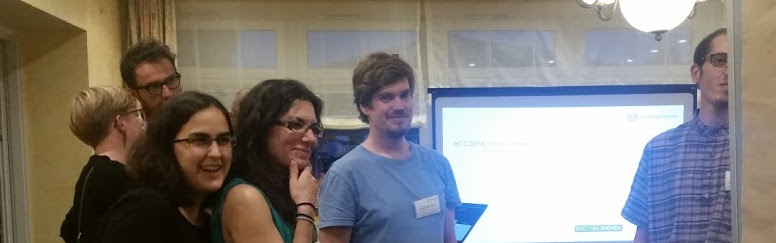
#> input picture data/faces.jpg, 776 x 243 px
$ jupyter execute 'lab2d-detecting faces and other things.ipynb'   (shell and % lines are left out)
#> lines starting #> are read from the running program, lines starting #| are printed output that depends on the picture; after the words box and inside, x2 and y2 are one past the last pixel; in counts of white or black regions, pixels touching at a corner belong together
# Detecting specific things (like faces)

One of the key things we can do with vision is detect specifics. Faces, humans...

The Viola Jones face detector is still a really well respected detector, and that's the one we'll use for our OpenCV face detection.

[This lecture is based on Hannah Dee's lecture notes: https://github.com/handee/opencv-gettingstarted]

[cell 1]
# these imports let you use opencv
import cv2 #opencv itself
#import common #some useful opencv functions
#import video # some video stuff
import numpy as np # matrix manipulations

#the following are to do with this interactive notebook code
from matplotlib import pyplot as plt # this lets you draw inline pictures in the notebooks
import pylab # this allows you to control figure size
pylab.rcParams['figure.figsize'] = (10.0, 8.0) # this controls figure size in the notebook

[cell 2]
face_image = cv2.imread('data/faces.jpg')
#> face_image is the input picture: shape (243, 776, 3); mean B, G, R 123.8, 127, 131.5
grey = cv2.cvtColor(face_image, cv2.COLOR_BGR2GRAY)
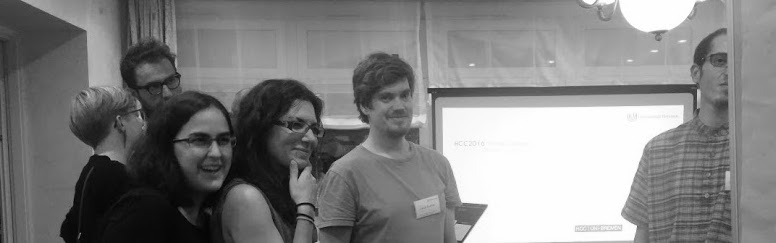
#> grey: shape (243, 776); min 3, max 255, mean 128
plt.imshow(cv2.cvtColor(face_image, cv2.COLOR_BGR2RGB))

[cell 3]
# this is a pre-trained face cascade
face_cascade = cv2.CascadeClassifier('haarcascade_frontalface_default.xml')
faces = face_cascade.detectMultiScale(grey, 1.3, 5)
#> faces = [[370, 78, 53, 53], [267, 102, 60, 60], [171, 110, 78, 78]]
for (x,y,w,h) in faces:
     cv2.rectangle(face_image,(x,y),(x+w,y+h),(255,0,0),2)
#> this loop made 3 passes
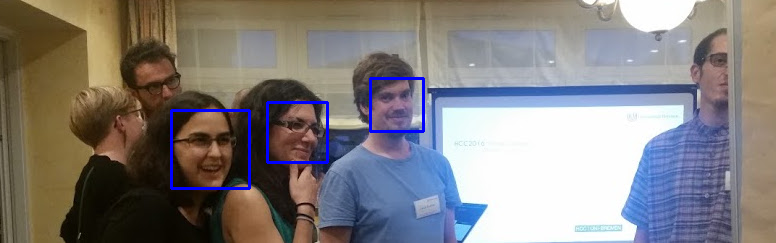
#> face_image: shape (243, 776, 3); 1.21% of pixels changed, all inside (x1, y1, x2, y2) = (170, 77, 425, 190)
plt.imshow(cv2.cvtColor(face_image, cv2.COLOR_BGR2RGB))

$ run again, with data/gorilla.jpg copied over data/faces.jpg
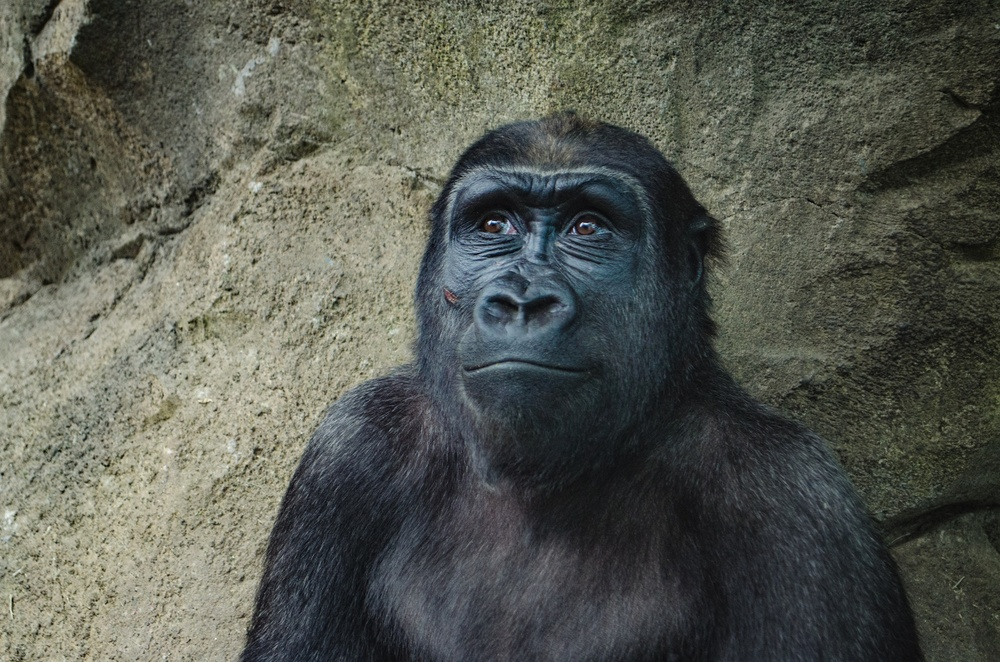
#> input picture data/gorilla.jpg, 1000 x 662 px, shrunk from 1955 x 1295 before the run
#> face_image is the input picture: shape (662, 1000, 3); mean B, G, R 80.4, 88.9, 86
#> `grey = cv2.cvtColor(face_image, cv2.COLOR_BGR2GRAY)`:
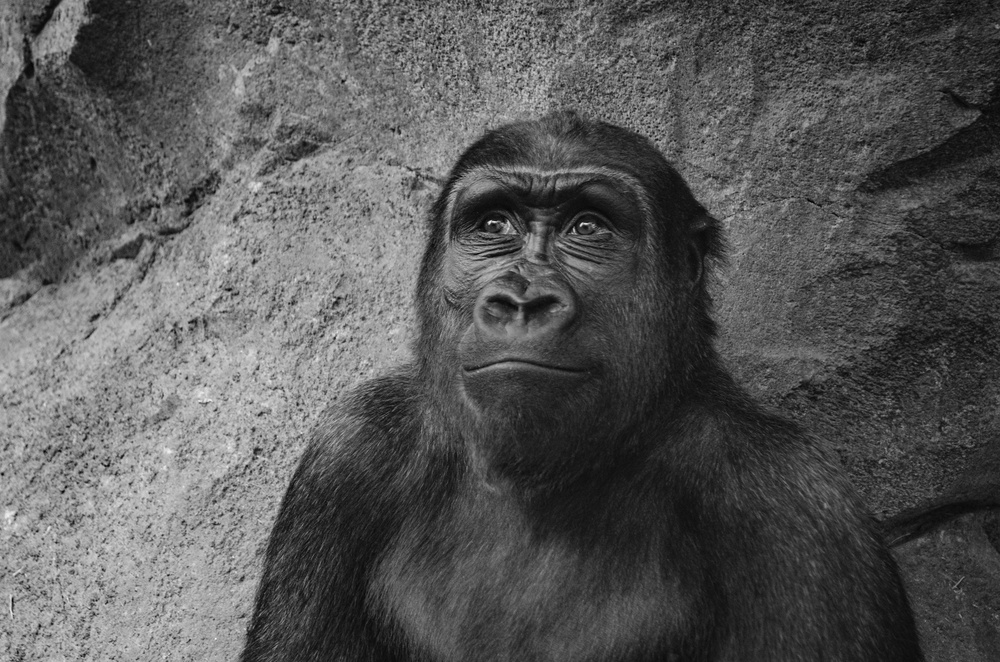
#> grey: shape (662, 1000); min 1, max 250, mean 87.1
#> faces = [[396, 249, 164, 164]]
#> the loop `for (x,y,w,h) in faces:` made 1 pass
#> after the loop `for (x,y,w,h) in faces:`:
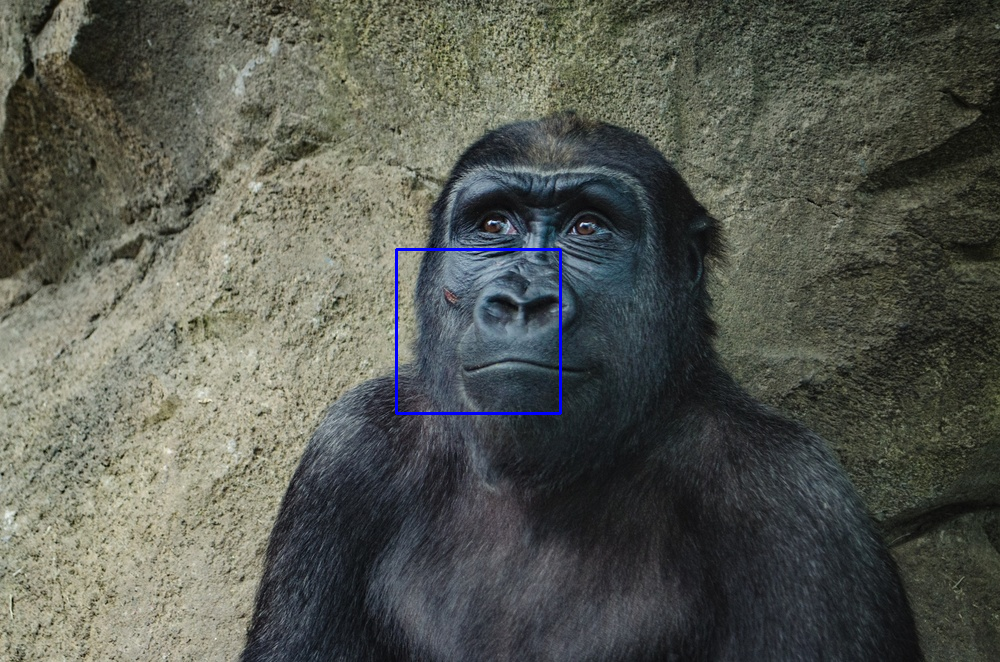
#> face_image: shape (662, 1000, 3); 0.3% of pixels changed, all inside (x1, y1, x2, y2) = (395, 248, 562, 415)

$ run again, with data/my_cat_and_tulips.jpg copied over data/faces.jpg
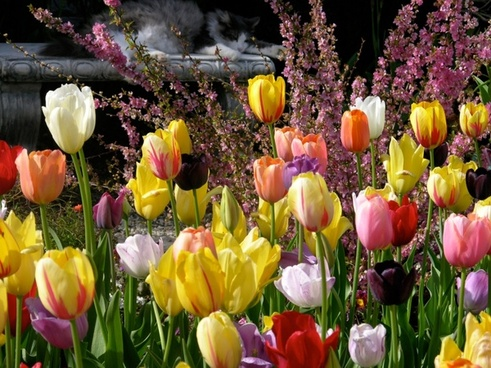
#> input picture data/my_cat_and_tulips.jpg, 491 x 368 px
#> face_image is the input picture: shape (368, 491, 3); mean B, G, R 53.3, 87.5, 111.3
#> `grey = cv2.cvtColor(face_image, cv2.COLOR_BGR2GRAY)`:
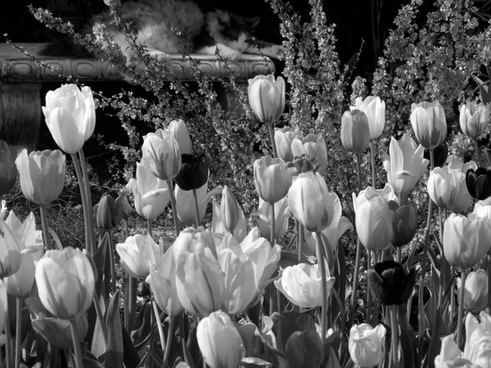
#> grey: shape (368, 491); min 0, max 255, mean 90.7
#> faces = ()
